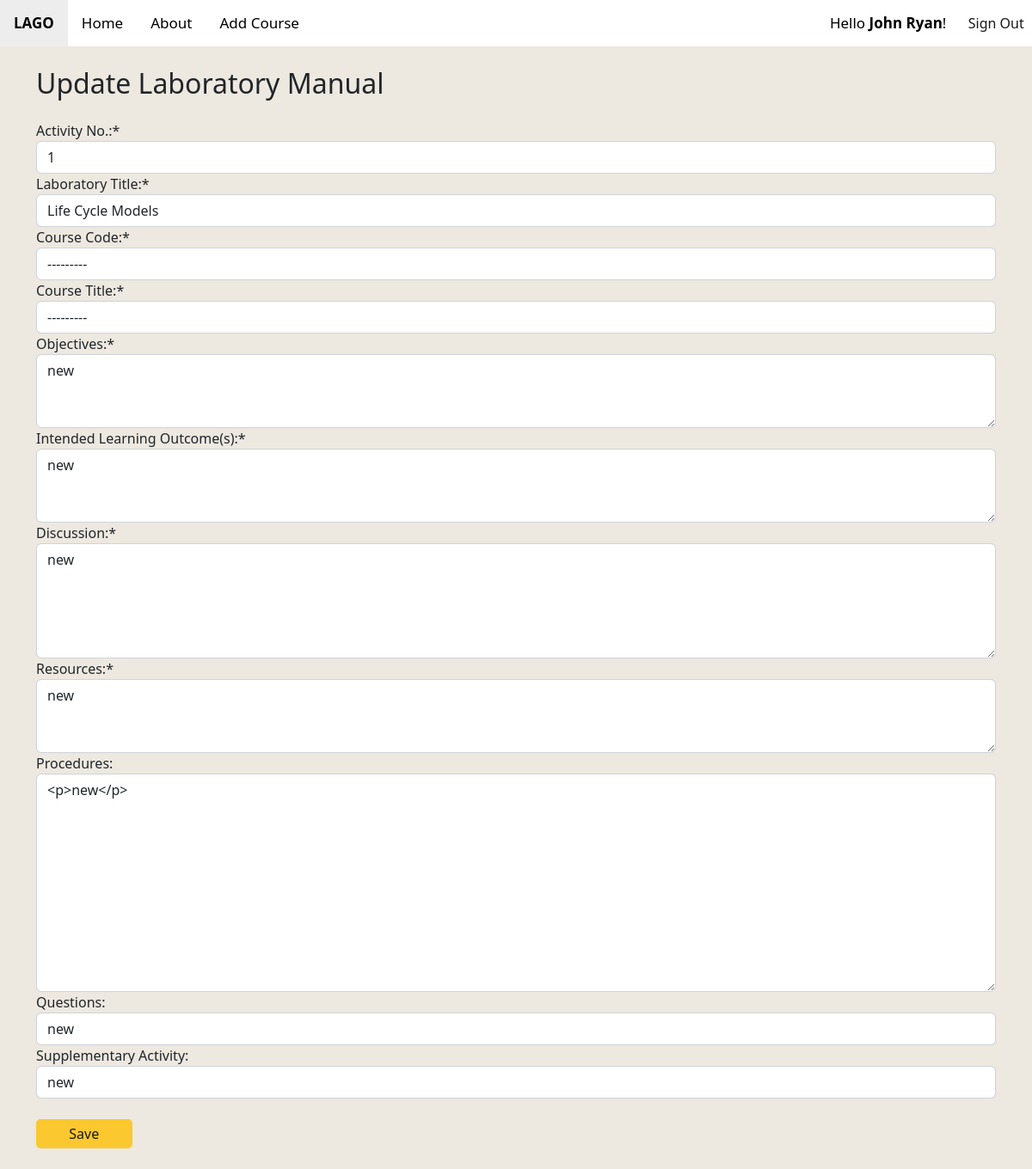
The page /home/view/5/update/ (signed in) on the database as committed earlier.
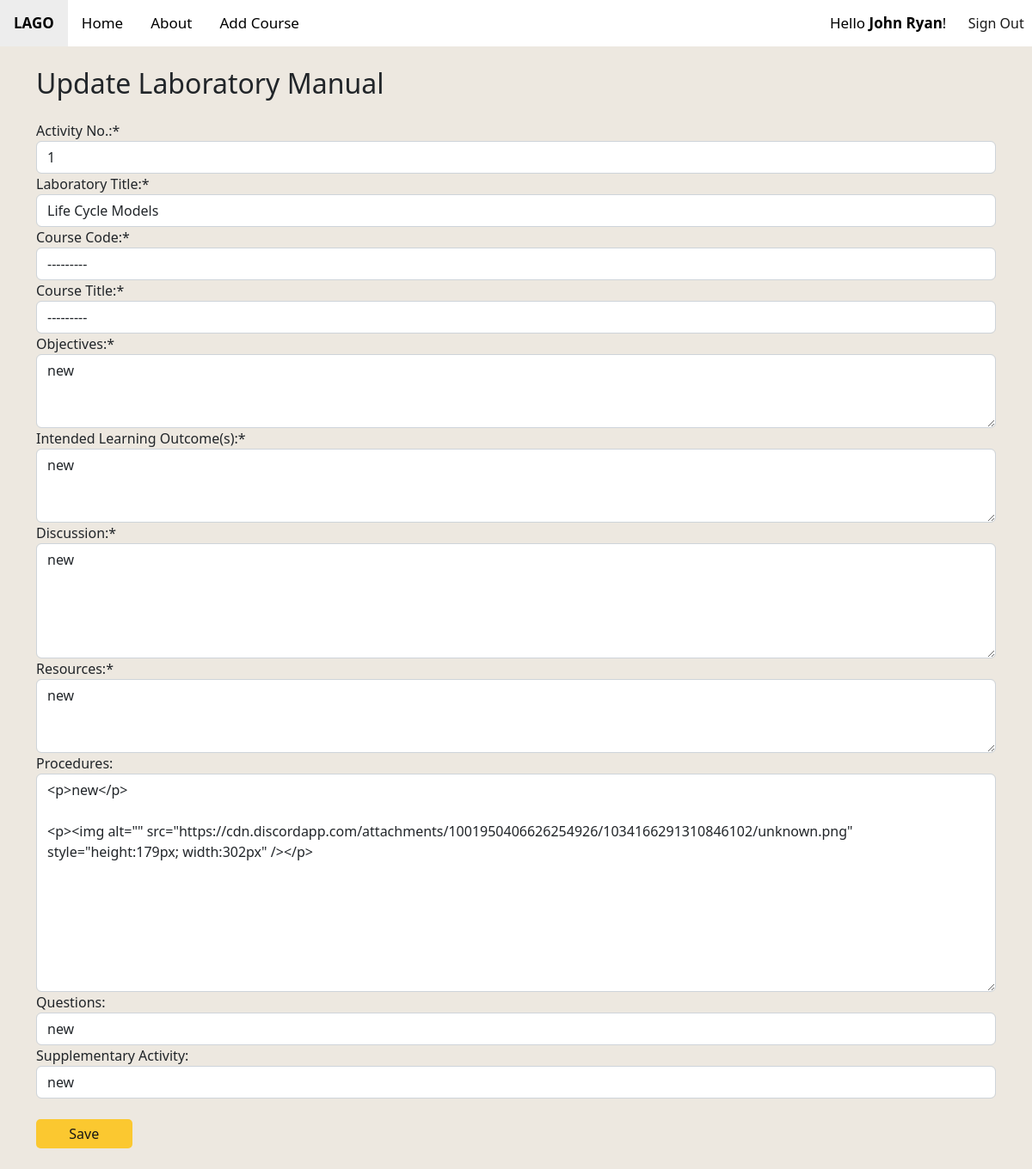
The same page on the database as committed later.
### main/models.py (models this page shows, shortened)
class labmanual(models.Model):
    id = models.AutoField(primary_key=True)
    author = models.ForeignKey(User, editable=False, on_delete=models.CASCADE)
    date_created = models.DateTimeField(default=timezone.now)
    act_no = models.IntegerField()
    lab_title = models.CharField(max_length=50)
    course_code = models.CharField(max_length=50)
    course_title = models.CharField(max_length=100)
    objective = models.TextField()
    ilos = models.TextField()
    discussion = models.TextField()
    res = models.TextField()
    procedures = RichTextField(blank=True, null=True)
    questions = models.TextField()
    supplementary = models.TextField()
    image_1 = models.ImageField(upload_to='images/')
    image_2 = models.ImageField(upload_to='images/')

### main/views.py (the view)
# urls.py: path("home/view/<int:pk>/update/", views.update, name="update"),
@login_required(login_url='/')
def update(request, pk):
    lab = labmanual.objects.get(id=pk)
    form = LabManualForm(request.POST or None,instance=lab)
    if form.is_valid():
        form.save()
        messages.success(request,"Laboratory manual updated successfully!", extra_tags='invalid')
        return redirect('/home/view/')
    return render(request, 'main/update.html',{'form':form})

### main/models.py (called while the page is built)
    def __str__(self):
        return self.code

    def __str__(self):
        return self.title

### main/templates/main/update.html (shortened to what this page needs)
{% extends 'main/base.html' %}
{% block previous %}
  <a href=".." class="active"><b>LAGO</b></a>
{% endblock %}
{% block body %}
{% load crispy_forms_tags %}
<div class="container">
  <h2 class="my-4">Update Laboratory Manual</h2>
  <form action="" method="post">
    {{ form|crispy }}
    <button class="btnwarning my-4" type="submit">Save</button>
  </form>
</div>
{% endblock %}

Rows that differ between the two databases and show on the page:
changed labmanual "Life Cycle Models": procedures "<p>new</p>" → "<p>new</p> <p><img alt=\"\" src=\"https://cdn.discordapp.com/attachments/1001950406626254926/1034166291310846102/unknown.png\" style=\"height:179px; width:302px\" /></p>"
